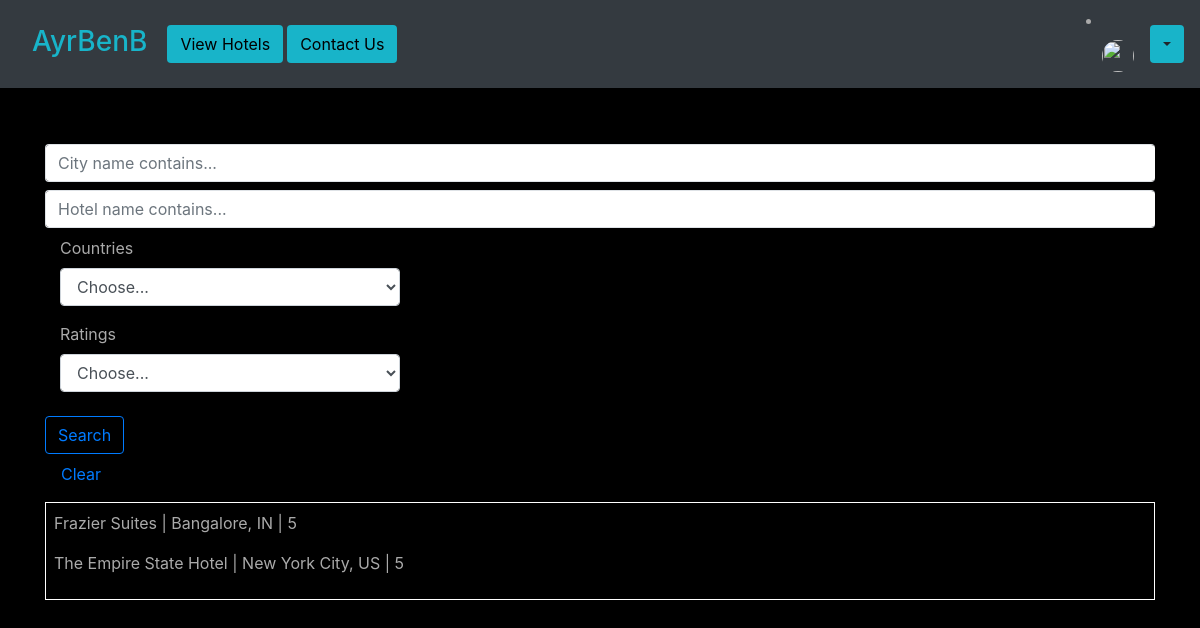
/search-form, run on an earlier commit of the app's database.
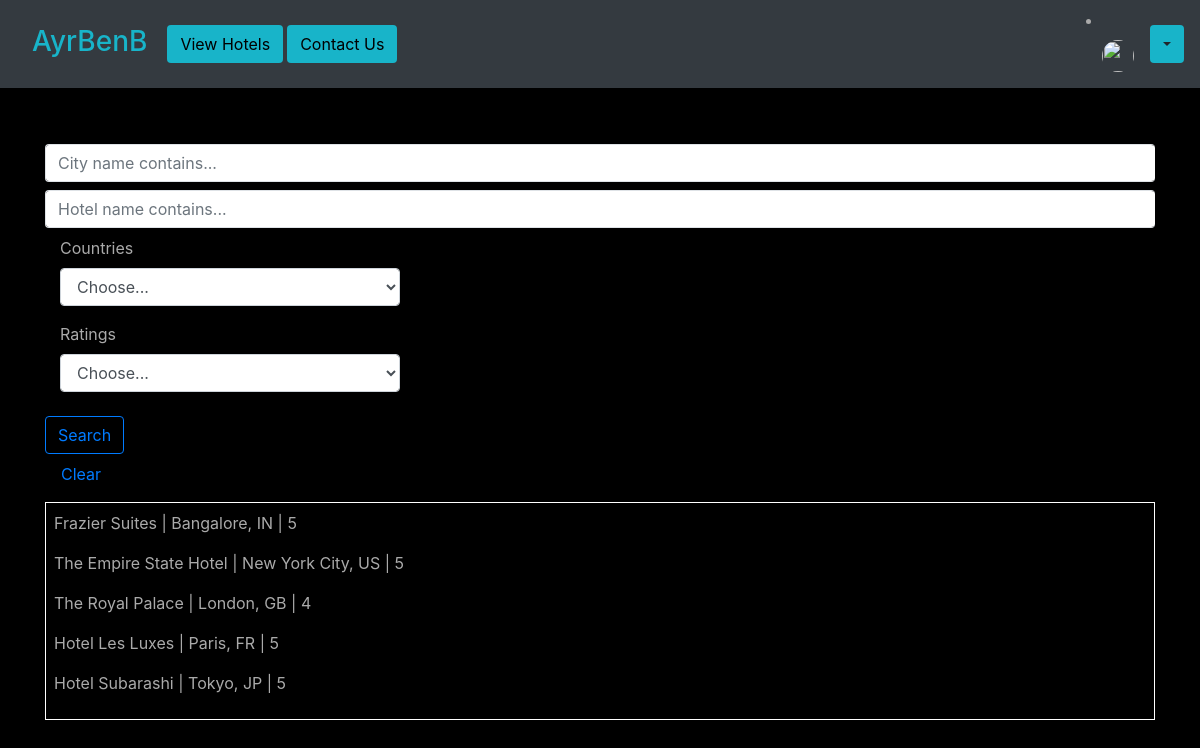
And on a later commit of the database.
### base/models.py (models this page shows, shortened)
class Hotel(models.Model):
    location = models.ForeignKey(Location, on_delete=models.CASCADE, default=True, null=True)
    hotel_name = models.CharField(max_length=100)
    hotel_rating = models.IntegerField(default=1, validators=[
            MaxValueValidator(5),
            MinValueValidator(1)
        ])
    description = models.CharField(max_length=500, blank=False, default="Lorem ipsum dolor sit amet consectetur adipisicing elit.")
    slug = models.SlugField()
    image = models.ImageField(upload_to='images/', default='images/default.jpg')

class Location(models.Model):
    COUNTRY_CHOICES = countries
    country = models.CharField(
        max_length=30,
        choices=COUNTRY_CHOICES,
        default='IN'
    )
    city = models.CharField(max_length=100)
    def __str__(self):
        return "{0}, {1}".format(self.city, self.country)

### base/views.py (the view)
# urls.py: path('search-form', views.search_filter_view, name='search-filter'),
def search_filter_view(request):
    location_contains = request.GET.get('location_contains')
    hotel_contains = request.GET.get('hotel_contains')
    locations = Location.objects.all()
    location_set = []
    for loc in locations:
        location_set.append(loc.country)
    location_selected = request.GET.get('location')
    ratings = request.GET.get('ratings')
    print('val:', ratings)
    queryset = Hotel.objects.all()
    if location_contains != '' and location_contains is not None:
        queryset = Hotel.objects.filter(location__city__icontains=location_contains)
        print(queryset)
    elif hotel_contains != '' and hotel_contains is not None:
        queryset = Hotel.objects.filter(hotel_name__icontains=hotel_contains)
        print(queryset)
    elif location_selected != '' and location_selected is not None and location_selected != "Choose...":
        queryset = Hotel.objects.filter(location__country=location_selected)
    elif ratings != '' and ratings is not None:
        queryset = Hotel.objects.filter(hotel_rating=ratings)
    context = {
        'loc_set': location_set,
        'queryset': queryset,
    }
    return render(request, "base/search_filter_form.html", context)

### base/templates/base/search_filter_form.html (shortened to what this page needs)
{% extends "base/base.html" %}
{% block content %}
    <form action="search-form" method="GET">
        <input class="form-control py-2 border-right-0 border mt-2 mb-2" type="search" name="location_contains" placeholder="City name contains..." id="tags" />
        <input class="form-control py-2 border-right-0 border mt-2 mb-2" type="search" name="hotel_contains" placeholder="Hotel name contains..." />
        <div class="form-group col-md-4 col-lg-4">
            <label for="location">Countries</label>
            <select id="location" class="form-control" name="location">
            <option selected>Choose...</option>
            </select>
        </div>
        <div class="form-group col-md-4 col-lg-4">
            <label for="ratings">Ratings</label>
            <select id="ratings" class="form-control" name="ratings">
            <option selected>Choose...</option>
            </select>
        </div>
        <button type="submit" class="btn btn-outline-primary mt-2">Search</button>
        <a class="nav-item nav-link" href="{% url 'base:search-filter' %}">Clear</a>
    </form>
    <div class="container mt-2 p-2 border border-white">
        {% for hotel in queryset %}
            <p> {{ hotel.hotel_name }} | {{ hotel.location }} | {{ hotel.hotel_rating }}</p>
        {% endfor %}
    </div>
{% endblock content %}

What changed in the data, as far as the page shows it:
added Hotel: hotel_name "The Royal Palace", location "London, GB", hotel_rating "4"
added Hotel: hotel_name "Hotel Les Luxes", location "Paris, FR", hotel_rating "5"
added Hotel: hotel_name "Hotel Subarashi", location "Tokyo, JP", hotel_rating "5"
